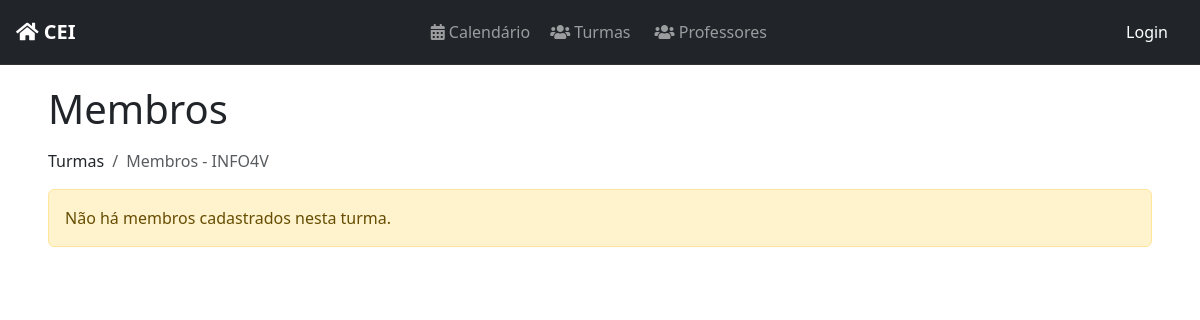
Before: /turma/2/ with the older database file.
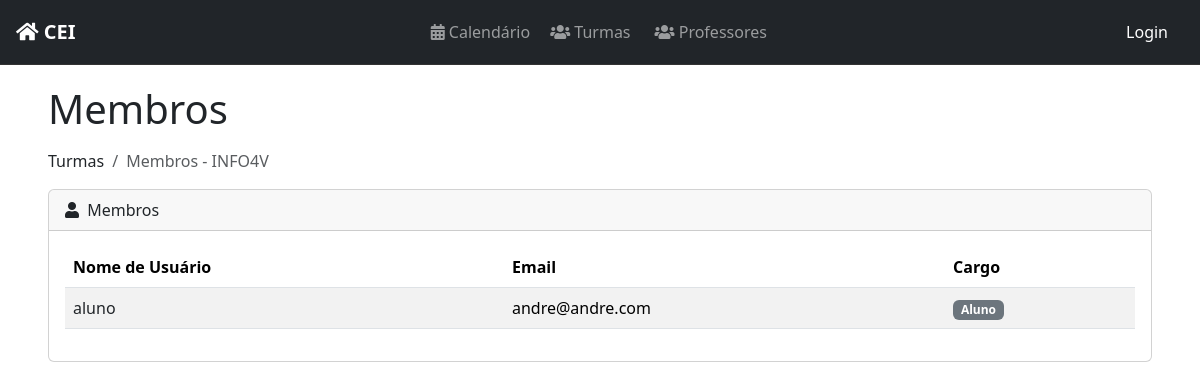
After: the same page with the newer database file.
### classes/models.py (models this page shows, shortened)
class Turma(models.Model):
    TURNO_CHOICES = [
        ('manha', 'Manhã'),
        ('tarde', 'Tarde'),
        ('noite', 'Noite'),
    ]
    CURSO_CHOICES = [
        ('edificacoes', 'Edificações'),
        ('informatica', 'Informática'),
        ('meio_ambiente', 'Meio Ambiente'),
        ('matematica', 'Matemática'),
    ]
    SERIE_CHOICES = [
        ('1', '1º Ano'),
        ('2', '2º Ano'),
        ('3', '3º Ano'),
        ('4', '4º Ano'),
    ]
    nome = models.CharField(max_length=8, unique=True)
    serie = models.CharField(max_length=1, choices=SERIE_CHOICES)
    turno = models.CharField(max_length=5, choices=TURNO_CHOICES)
    curso = models.CharField(max_length=15, choices=CURSO_CHOICES)

### profiles/models.py (models this page shows, shortened)
class CustomUser(AbstractUser):
    id = models.BigAutoField(primary_key=True)
    turma = models.ForeignKey('classes.Turma', on_delete=models.SET_NULL, blank=True, null=True, related_name='customuser_set')
    @property
    def cargo(self):
        if self.groups.filter(name="Tutor").exists():
            return "Aluno e Tutor"
        elif self.groups.filter(name="Discente").exists():
            return "Aluno"
        elif self.groups.filter(name="Docente").exists():
            return "Professor"
        elif self.groups.filter(name="Administrador").exists():
            return "Administrador"
        return "Indefinido"

### classes/views.py (the view)
# urls.py: path('turma/<int:pk>/', TurmaMembersView.as_view(), name='turma_members'),
class TurmaMembersView(DetailView):
    model = Turma
    template_name = 'classes/listar_membros.html'
    context_object_name = 'turma'
    def get_context_data(self, **kwargs):
        context = super().get_context_data(**kwargs)
        context['is_servidor'] = self.request.user.groups.filter(name="Administrador").exists() or self.request.user.groups.filter(name="Docente").exists()
        context['is_admin'] = self.request.user.groups.filter(name="Administrador").exists()
        turma = self.object
        group_name = f"{turma.nome}_{turma.serie}_{turma.turno}_{turma.curso}"
        group = Group.objects.filter(name=group_name).first()
        context['members'] = group.user_set.all() if group else []
        return context

### tasks/context_processors.py (called while the page is built)
def user_in_discente(request):
    if request.user.is_authenticated:
        return {'user_in_discente': request.user.groups.filter(name="Discente").exists()}
    return {'user_in_discente': False}

### classes/templates/classes/listar_membros.html (shortened to what this page needs)
{% extends 'base.html' %}
{% load static %}
{% block content %}
<div class="container-fluid">
    <h1 class="mb-3">Membros</h1>
    <ol class="breadcrumb mb-3">
        <li class="breadcrumb-item active"><a href="{% url 'lista-turmas' %}" class="text-decoration-none text-dark">Turmas</a></li>
        <li class="breadcrumb-item active">Membros - {{ turma.nome }}</li>
    </ol>
    {% if members %}
        <div class="card">
            <div class="card-header">
                <i class="fas fa-user me-1"></i>
                Membros
            </div>
            <div class="card-body">
                <div class="table-responsive">
                    <table id="membersTable" class="table table-striped table-hover">
                        <thead>
                            <tr>
                                <th>Nome de Usuário</th>
                                <th>Email</th>
                                <th>Cargo</th>
                            </tr>
                        </thead>
                        <tbody>
                            {% for member in members %}
                            <tr>
                                <td>
                                    <a {% if is_servidor %} href="{% url 'user_detail' member.id %}" {% endif %} class="text-decoration-none text-dark">
                                        {{ member.username }}
                                    </a>
                                </td>
                                <td>{{ member.email }}</td>
                                <td>
                                    {% if member.cargo == "Aluno e Tutor" %}
                                        <span class="badge text-bg-info">Aluno e Tutor</span>
                                    {% elif member.cargo == "Aluno" %}
                                        <span class="badge text-bg-secondary">Aluno</span>
                                    {% else %}
                                        <span class="badge text-bg-primary">{{ member.cargo }}</span>
                                    {% endif %}
                                </td>
                            </tr>
                            {% endfor %}
                        </tbody>
                    </table>
                </div>
            </div>
        </div>
    {% else %}
        <div class="alert alert-warning" role="alert">
            Não há membros cadastrados nesta turma.
        </div>
    {% endif %}
</div>
{% endblock %}
{% block scripts %}
<link href="{% static 'css/style.min.css' %}" rel="stylesheet"/>
{% endblock %}

### tasks/templates/base.html (shortened to what this page needs)
{% load static %}
<!DOCTYPE html>
<html lang="pt-br">
<head>
    <link href="{% static 'bootstrap/css/bootstrap.min.css' %}" rel="stylesheet">
    <link rel="stylesheet" href="https://cdnjs.cloudflare.com/ajax/libs/font-awesome/5.15.4/css/all.min.css">
    <link rel="stylesheet" href="{% static 'css/styles.css' %}">
    <link href="{% static 'css/style.min.css' %}" rel="stylesheet"/>
</head>
<body>
  <nav class="navbar navbar-expand-lg navbar-dark bg-dark">
    <div class="container-fluid">
      <a class="navbar-brand" href="{% url 'dashboard' %}">
        <i class="fas fa-home"></i> CEI
      </a>
      <div class="collapse navbar-collapse" id="navbarSupportedContent">
        <ul class="navbar-nav me-auto mb-2 mb-lg-0">
          <li class="nav-item">
            <a class="nav-link" aria-current="page" href="{% url 'calendar' %}">
              <i class="fas fa-calendar-alt"></i> Calendário
            </a>
          </li>
          <li class="nav-item mx-lg-1">
            <a class="nav-link" href="{% url 'lista-turmas' %}">
              <i class="fas fa-users"></i> Turmas
            </a>
          </li>
          <li class="nav-item mx-lg-1">
            <a class="nav-link" href="{% url 'docentes_list' %}">
              <i class="fas fa-users"></i> Professores
            </a>
          </li>
        </ul>
        {% if user.is_authenticated %}
        <div class="dropdown">
          <a class="nav-link dropdown-toggle text-light" href="#" id="navbarDropdown" role="button" data-bs-toggle="dropdown" aria-expanded="false">
            {{ user.username }}
          </a>
          <ul class="dropdown-menu dropdown-menu-dark dropdown-menu-end" aria-labelledby="navbarDropdown">
            <li><a class="dropdown-item" href="{% url 'edituser' %}">Editar Dados</a></li>
            <li><hr class="dropdown-divider"></li>
            <li class="dropdown-item">
              <form action="{% url 'logout' %}" method="post" style="display: inline;">
                {% csrf_token %}
                <button type="submit" class="dropdown-item" style="background: none; border: none; padding: 0; cursor: pointer;">
                    Sair
                </button>
              </form>
            </li>
          </ul>
        </div>
        {% else %}
        <li class="nav nav-pills flex-column">
          <a href="{% url 'login' %}" class="nav-link text-white">
            Login
          </a>
        </li>
        {% endif %}
      </div>
    </div>
  </nav>
  <div class="container-fluid px-5">
    <div class="col-12">
      {% block content %}
      {% endblock %}
    </div>
  </div>
  {% block scripts %}
  {% endblock %}
</body>
</html>

### static/css/styles.css (style rules this page uses)
.container-fluid { padding: 0; }
.navbar { border-bottom: 1px solid #333; margin-bottom: 20px; }
.navbar-nav { margin: auto; }
.navbar-brand { font-weight: bold; }

### tasks/templates/base.html (style rules this page uses)
.navbar { padding: 0.75rem 1rem; }

Changed rows visible on the page:
added CustomUser: username "aluno", email "andre@andre.com", shows "Aluno"
Other visible differences:
text no longer shown: "Não há membros cadastrados nesta turma."
text now shown: "Membros Nome de Usuário Email Cargo"
